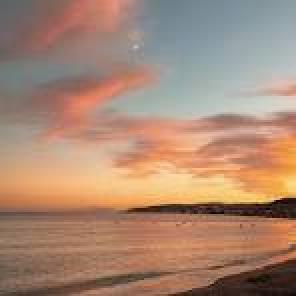
#> input picture ejercicios/eje14/imagen.jpg, 148 x 148 px (shown 2 times larger)
$ python eje14.py
#> lines starting #> are read from the running program, lines starting #| are printed output that depends on the picture
import os
from PIL import Image
import matplotlib.pyplot as plt

# cambiar el directorio actual al del archivo .py
os.chdir(os.path.dirname(__file__))

# abrir imagen original
imagen = Image.open("imagen.jpg").convert("RGB")
#> imagen is the input picture: PIL image 148x148 RGB; mean R, G, B 169.5, 136.2, 115.5

ancho, alto = imagen.size
#> ancho = 148; alto = 148
b_n = Image.new("L", (ancho, alto))
#> b_n: PIL image 148x148 L; every value is 0

# convertir a escala de grises
for x in range(ancho):
    for y in range(alto):
        r, g, b = imagen.getpixel((x, y))
        gris = int((r + g + b) / 3)
        b_n.putpixel((x, y), gris)
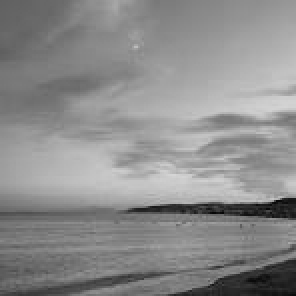
#> b_n: PIL image 148x148 L (shown 2 times larger); min 5, max 213, mean 140

# rotar horizontalmente
blancoNegro_rotada = Image.new("L", (ancho, alto))
for x in range(ancho):
    for y in range(alto):
        pixel = b_n.getpixel((x, y))
        blancoNegro_rotada.putpixel((ancho - 1 - x, y), pixel)
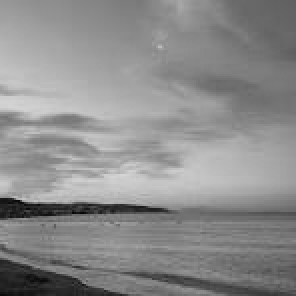
#> blancoNegro_rotada: PIL image 148x148 L (shown 2 times larger); min 5, max 213, mean 140

# mostrar ambas imágenes con matplotlib (sin Paint)
plt.figure(figsize=(8, 4))
plt.subplot(1, 2, 1)
plt.title("Original")
plt.imshow(imagen)
plt.axis("off")

plt.subplot(1, 2, 2)
plt.title("Escala de grises y rotada")
plt.imshow(blancoNegro_rotada, cmap="gray")
plt.axis("off")

plt.show()
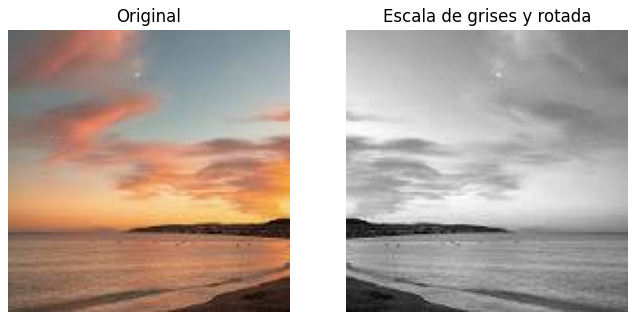
#> figure drawn by matplotlib, 2 panels
